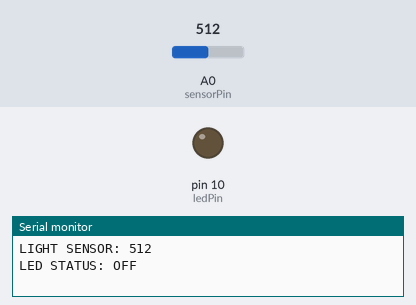
Bench run of a sketch on a simulated Arduino Uno, built with avr-gcc and run on an emulated ATmega328P. Shown: output pins drawn as LEDs (lit = HIGH), the last lines printed to the serial monitor. Inputs (shaded band) come from the test bench; at power-on: A0 (sensorPin) = 512.

Above: at 1.2 s.
1.3 s: A0 (sensorPin) set to 411
2.8 s: A0 (sensorPin) set to 389
At 3.7 s:
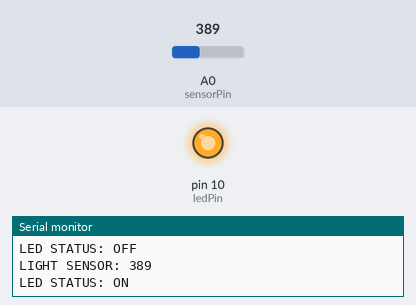
4.3 s: A0 (sensorPin) set to 511
At 4.8 s:
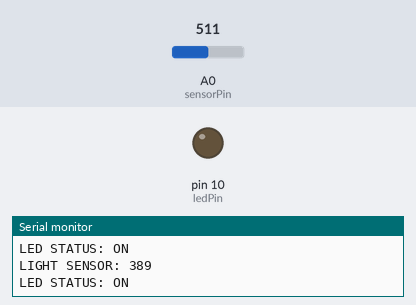
5.8 s: A0 (sensorPin) set to 306
At 7.1 s:
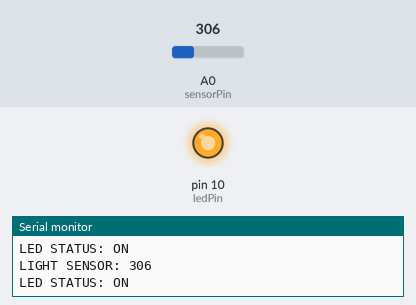
Timing chart, 0 to 8.3 s (numbered marks = the images above; inputs shaded):
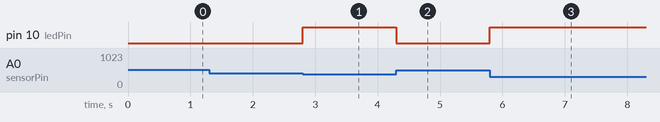

Measured:
- the behaviour switches between 400 and 399 on A0 (sensorPin) (found by bisection; images 0 and 1)
- after the input at 2.8 s, pin 10 (ledPin): LOW → HIGH at once
- after the input at 4.3 s, pin 10 (ledPin): HIGH → LOW at once
- after the input at 5.8 s, pin 10 (ledPin): LOW → HIGH at once

The sketch:

code.ino
```cpp
#define ledPin 10
#define sensorPin A0

int LED_ACTIVATION_VALUE = 400;
int SERIAL_OUTPUT_FREQUENCY = 1000;
int sensorValue = 0;
int ledStatus = 0;
unsigned long prevTime = 0;

void setup() {

  pinMode(ledPin, OUTPUT);
  pinMode(sensorPin, INPUT);
  Serial.begin(9600);
}

void loop() {

  sensorValue = analogRead(sensorPin);

  if (sensorValue < LED_ACTIVATION_VALUE) {
    digitalWrite(ledPin, HIGH);
    ledStatus = 1;
  } else {

    digitalWrite(ledPin, LOW);
    ledStatus = 0;
  }

  unsigned long currentTime = millis();
  if (currentTime > prevTime + SERIAL_OUTPUT_FREQUENCY) {
    Serial.print("LIGHT SENSOR: ");
    Serial.println(sensorValue);
    Serial.print("LED STATUS: ");
    if (ledStatus == 1) {
      Serial.println("ON");
    } else {
      Serial.println("OFF");
    }
    Serial.println();
    prevTime = currentTime;

  }
}
```
